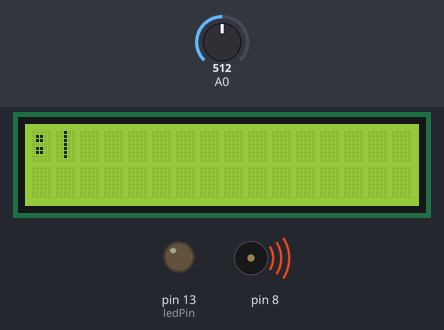
Bench run of a sketch on a simulated Arduino Uno, built with avr-gcc and run on an emulated ATmega328P. Shown: 16×2 character LCD, output pins drawn as LEDs (lit = HIGH), buzzer (waves = sounding). The test bench sets the inputs (shaded band); at power-on: A0 = 512.

Above: at 5.3 s.
Timing chart, 0 to 6.8 s (numbered marks = the images above):
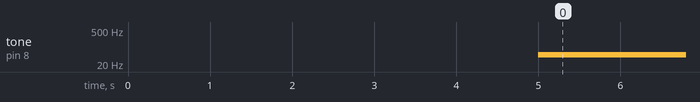

The sketch:

smiley.ino
```cpp
#include <LiquidCrystal.h>
LiquidCrystal lcd(12, 11, 5, 4, 3, 2);
int sensorValue;
int sensorLow = 1023;
int sensorHigh = 0;
const int ledPin = 13;
int pitch;

int previousPitch = 0;
int currentPitch = 0;

unsigned long previousMillis = 0;
const long interval = 200;
unsigned long currentMillis;

void setup() {
  lcd.begin(16, 2);
  pinMode(ledPin, OUTPUT);
  digitalWrite(ledPin, HIGH);

  while (millis() < 5000)
  {
    sensorValue = analogRead(A0);
    if (sensorValue > sensorHigh)
    {
      sensorHigh = sensorValue;
    }

    if (sensorValue < sensorLow)
    {
      sensorLow = sensorValue;
    }

    digitalWrite(ledPin, LOW);
  }
}

void loop() {
  sensorValue = analogRead(A0);

  pitch = map (sensorValue, sensorLow, sensorHigh, 50, 4000);
  tone(8, pitch, 20);
  delay(10);

  currentPitch = pitch;

  currentMillis = millis();
  if (currentMillis - previousMillis >= interval)
  {
    previousMillis = currentMillis;

    lcd.clear();
    if (currentPitch > previousPitch)
    {
      lcd.print(":D");
      previousPitch = currentPitch;
    }

    else if (currentPitch < previousPitch)
    {
      lcd.print(":(");
      previousPitch = currentPitch;
    }

    else
    {
      lcd.print(":|");
      previousPitch = currentPitch;
    }
  }
}
```

Measured:
- by itself, tone on pin 8: silent → 49 Hz at 5.0 s
